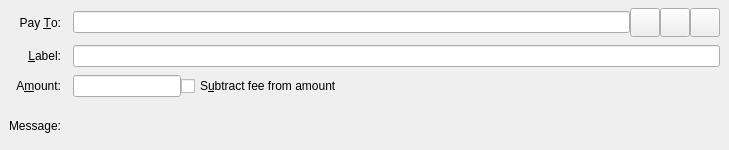
<?xml version="1.0" encoding="UTF-8"?>
<ui version="4.0">
 <class>SendCoinsEntry</class>
 <widget class="QStackedWidget" name="SendCoinsEntry">
  <property name="geometry">
   <rect>
    <x>0</x>
    <y>0</y>
    <width>729</width>
    <height>150</height>
   </rect>
  </property>
  <property name="focusPolicy">
   <enum>Qt::TabFocus</enum>
  </property>
  <property name="autoFillBackground">
   <bool>false</bool>
  </property>
  <widget class="QFrame" name="SendCoins">
   <property name="toolTip">
    <string>This is a normal payment.</string>
   </property>
   <property name="frameShape">
    <enum>QFrame::NoFrame</enum>
   </property>
   <layout class="QGridLayout" name="gridLayout">
    <property name="topMargin">
     <number>8</number>
    </property>
    <property name="bottomMargin">
     <number>4</number>
    </property>
    <property name="horizontalSpacing">
     <number>12</number>
    </property>
    <property name="verticalSpacing">
     <number>8</number>
    </property>
    <item row="2" column="1">
     <layout class="QHBoxLayout" name="horizontalLayoutAmount" stretch="0,1">
      <item>
       <widget class="RitoAmountField" name="payAmount"/>
      </item>
      <item>
       <widget class="QCheckBox" name="checkboxSubtractFeeFromAmount">
        <property name="toolTip">
         <string>The fee will be deducted from the amount being sent. The recipient will receive less ritos than you enter in the amount field. If multiple recipients are selected, the fee is split equally.</string>
        </property>
        <property name="text">
         <string>S&amp;ubtract fee from amount</string>
        </property>
       </widget>
      </item>
     </layout>
    </item>
    <item row="3" column="1">
     <widget class="QLabel" name="messageTextLabel">
      <property name="toolTip">
       <string>A message that was attached to the rito: URI which will be stored with the transaction for your reference. Note: This message will not be sent over the Rito network.</string>
      </property>
      <property name="textFormat">
       <enum>Qt::PlainText</enum>
      </property>
     </widget>
    </item>
    <item row="1" column="0">
     <widget class="QLabel" name="labellLabel">
      <property name="text">
       <string>&amp;Label:</string>
      </property>
      <property name="alignment">
       <set>Qt::AlignRight|Qt::AlignTrailing|Qt::AlignVCenter</set>
      </property>
      <property name="buddy">
       <cstring>addAsLabel</cstring>
      </property>
     </widget>
    </item>
    <item row="0" column="1">
     <layout class="QHBoxLayout" name="payToLayout">
      <property name="spacing">
       <number>0</number>
      </property>
      <item>
       <widget class="QValidatedLineEdit" name="payTo">
        <property name="toolTip">
         <string>The Rito address to send the payment to</string>
        </property>
       </widget>
      </item>
      <item>
       <widget class="QToolButton" name="addressBookButton">
        <property name="toolTip">
         <string>Choose previously used address</string>
        </property>
        <property name="text">
         <string/>
        </property>
        <property name="icon">
         <iconset resource="../rito.qrc">
          <normaloff>:/icons/address-book</normaloff>:/icons/address-book</iconset>
        </property>
        <property name="iconSize">
         <size>
          <width>22</width>
          <height>22</height>
         </size>
        </property>
        <property name="shortcut">
         <string>Alt+A</string>
        </property>
       </widget>
      </item>
      <item>
       <widget class="QToolButton" name="pasteButton">
        <property name="toolTip">
         <string>Paste address from clipboard</string>
        </property>
        <property name="text">
         <string/>
        </property>
        <property name="icon">
         <iconset resource="../rito.qrc">
          <normaloff>:/icons/editpaste</normaloff>:/icons/editpaste</iconset>
        </property>
        <property name="iconSize">
         <size>
          <width>22</width>
          <height>22</height>
         </size>
        </property>
        <property name="shortcut">
         <string>Alt+P</string>
        </property>
       </widget>
      </item>
      <item>
       <widget class="QToolButton" name="deleteButton">
        <property name="toolTip">
         <string>Remove this entry</string>
        </property>
        <property name="text">
         <string/>
        </property>
        <property name="icon">
         <iconset resource="../rito.qrc">
          <normaloff>:/icons/remove</normaloff>:/icons/remove</iconset>
        </property>
        <property name="iconSize">
         <size>
          <width>22</width>
          <height>22</height>
         </size>
        </property>
       </widget>
      </item>
     </layout>
    </item>
    <item row="2" column="0">
     <widget class="QLabel" name="amountLabel">
      <property name="text">
       <string>A&amp;mount:</string>
      </property>
      <property name="alignment">
       <set>Qt::AlignRight|Qt::AlignTrailing|Qt::AlignVCenter</set>
      </property>
      <property name="buddy">
       <cstring>payAmount</cstring>
      </property>
     </widget>
    </item>
    <item row="1" column="1">
     <widget class="QLineEdit" name="addAsLabel">
      <property name="toolTip">
       <string>Enter a label for this address to add it to the list of used addresses</string>
      </property>
     </widget>
    </item>
    <item row="3" column="0">
     <widget class="QLabel" name="messageLabel">
      <property name="text">
       <string>Message:</string>
      </property>
      <property name="alignment">
       <set>Qt::AlignRight|Qt::AlignTrailing|Qt::AlignVCenter</set>
      </property>
     </widget>
    </item>
    <item row="0" column="0">
     <widget class="QLabel" name="payToLabel">
      <property name="text">
       <string>Pay &amp;To:</string>
      </property>
      <property name="alignment">
       <set>Qt::AlignRight|Qt::AlignTrailing|Qt::AlignVCenter</set>
      </property>
      <property name="buddy">
       <cstring>payTo</cstring>
      </property>
     </widget>
    </item>
   </layout>
  </widget>
  <widget class="QFrame" name="SendCoins_UnauthenticatedPaymentRequest">
   <property name="palette">
    <palette>
     <active>
      <colorrole role="WindowText">
       <brush brushstyle="SolidPattern">
        <color alpha="255">
         <red>0</red>
         <green>0</green>
         <blue>0</blue>
        </color>
       </brush>
      </colorrole>
      <colorrole role="Button">
       <brush brushstyle="SolidPattern">
        <color alpha="255">
         <red>255</red>
         <green>255</green>
         <blue>127</blue>
        </color>
       </brush>
      </colorrole>
      <colorrole role="Light">
       <brush brushstyle="SolidPattern">
        <color alpha="255">
         <red>255</red>
         <green>255</green>
         <blue>255</blue>
        </color>
       </brush>
      </colorrole>
      <colorrole role="Midlight">
       <brush brushstyle="SolidPattern">
        <color alpha="255">
         <red>255</red>
         <green>255</green>
         <blue>191</blue>
        </color>
       </brush>
      </colorrole>
      <colorrole role="Dark">
       <brush brushstyle="SolidPattern">
        <color alpha="255">
         <red>127</red>
         <green>127</green>
         <blue>63</blue>
        </color>
       </brush>
      </colorrole>
      <colorrole role="Mid">
       <brush brushstyle="SolidPattern">
        <color alpha="255">
         <red>170</red>
         <green>170</green>
         <blue>84</blue>
        </color>
       </brush>
      </colorrole>
      <colorrole role="Text">
       <brush brushstyle="SolidPattern">
        <color alpha="255">
         <red>0</red>
         <green>0</green>
         <blue>0</blue>
        </color>
       </brush>
      </colorrole>
      <colorrole role="BrightText">
       <brush brushstyle="SolidPattern">
        <color alpha="255">
         <red>255</red>
         <green>255</green>
         <blue>255</blue>
        </color>
       </brush>
      </colorrole>
      <colorrole role="ButtonText">
       <brush brushstyle="SolidPattern">
        <color alpha="255">
         <red>0</red>
         <green>0</green>
         <blue>0</blue>
        </color>
       </brush>
      </colorrole>
      <colorrole role="Base">
       <brush brushstyle="SolidPattern">
        <color alpha="255">
         <red>255</red>
         <green>255</green>
         <blue>255</blue>
        </color>
       </brush>
      </colorrole>
      <colorrole role="Window">
       <brush brushstyle="SolidPattern">
        <color alpha="255">
         <red>255</red>
         <green>255</green>
         <blue>127</blue>
        </color>
       </brush>
      </colorrole>
      <colorrole role="Shadow">
       <brush brushstyle="SolidPattern">
        <color alpha="255">
         <red>0</red>
         <green>0</green>
         <blue>0</blue>
        </color>
       </brush>
      </colorrole>
      <colorrole role="AlternateBase">
       <brush brushstyle="SolidPattern">
        <color alpha="255">
         <red>255</red>
         <green>255</green>
         <blue>191</blue>
        </color>
       </brush>
      </colorrole>
      <colorrole role="ToolTipBase">
       <brush brushstyle="SolidPattern">
        <color alpha="255">
         <red>255</red>
         <green>255</green>
         <blue>220</blue>
        </color>
       </brush>
      </colorrole>
      <colorrole role="ToolTipText">
       <brush brushstyle="SolidPattern">
        <color alpha="255">
         <red>0</red>
         <green>0</green>
         <blue>0</blue>
        </color>
       </brush>
      </colorrole>
     </active>
     <inactive>
      <colorrole role="WindowText">
       <brush brushstyle="SolidPattern">
        <color alpha="255">
         <red>0</red>
         <green>0</green>
         <blue>0</blue>
        </color>
       </brush>
      </colorrole>
      <colorrole role="Button">
       <brush brushstyle="SolidPattern">
        <color alpha="255">
         <red>255</red>
         <green>255</green>
         <blue>127</blue>
        </color>
       </brush>
      </colorrole>
      <colorrole role="Light">
       <brush brushstyle="SolidPattern">
        <color alpha="255">
         <red>255</red>
         <green>255</green>
         <blue>255</blue>
        </color>
       </brush>
      </colorrole>
      <colorrole role="Midlight">
       <brush brushstyle="SolidPattern">
        <color alpha="255">
         <red>255</red>
         <green>255</green>
         <blue>191</blue>
        </color>
       </brush>
      </colorrole>
      <colorrole role="Dark">
       <brush brushstyle="SolidPattern">
        <color alpha="255">
         <red>127</red>
         <green>127</green>
         <blue>63</blue>
        </color>
       </brush>
      </colorrole>
      <colorrole role="Mid">
       <brush brushstyle="SolidPattern">
        <color alpha="255">
         <red>170</red>
         <green>170</green>
         <blue>84</blue>
        </color>
       </brush>
      </colorrole>
      <colorrole role="Text">
       <brush brushstyle="SolidPattern">
        <color alpha="255">
         <red>0</red>
         <green>0</green>
         <blue>0</blue>
        </color>
       </brush>
      </colorrole>
      <colorrole role="BrightText">
       <brush brushstyle="SolidPattern">
        <color alpha="255">
         <red>255</red>
         <green>255</green>
         <blue>255</blue>
        </color>
       </brush>
      </colorrole>
      <colorrole role="ButtonText">
       <brush brushstyle="SolidPattern">
        <color alpha="255">
         <red>0</red>
         <green>0</green>
         <blue>0</blue>
        </color>
       </brush>
      </colorrole>
      <colorrole role="Base">
       <brush brushstyle="SolidPattern">
        <color alpha="255">
         <red>255</red>
         <green>255</green>
         <blue>255</blue>
        </color>
       </brush>
      </colorrole>
      <colorrole role="Window">
       <brush brushstyle="SolidPattern">
        <color alpha="255">
         <red>255</red>
         <green>255</green>
         <blue>127</blue>
        </color>
       </brush>
      </colorrole>
      <colorrole role="Shadow">
       <brush brushstyle="SolidPattern">
        <color alpha="255">
         <red>0</red>
         <green>0</green>
         <blue>0</blue>
        </color>
       </brush>
      </colorrole>
      <colorrole role="AlternateBase">
       <brush brushstyle="SolidPattern">
        <color alpha="255">
         <red>255</red>
         <green>255</green>
         <blue>191</blue>
        </color>
       </brush>
      </colorrole>
      <colorrole role="ToolTipBase">
       <brush brushstyle="SolidPattern">
        <color alpha="255">
         <red>255</red>
         <green>255</green>
         <blue>220</blue>
        </color>
       </brush>
      </colorrole>
      <colorrole role="ToolTipText">
       <brush brushstyle="SolidPattern">
        <color alpha="255">
         <red>0</red>
         <green>0</green>
         <blue>0</blue>
        </color>
       </brush>
      </colorrole>
     </inactive>
     <disabled>
      <colorrole role="WindowText">
       <brush brushstyle="SolidPattern">
        <color alpha="255">
         <red>127</red>
         <green>127</green>
         <blue>63</blue>
        </color>
       </brush>
      </colorrole>
      <colorrole role="Button">
       <brush brushstyle="SolidPattern">
        <color alpha="255">
         <red>255</red>
         <green>255</green>
         <blue>127</blue>
        </color>
       </brush>
      </colorrole>
      <colorrole role="Light">
       <brush brushstyle="SolidPattern">
        <color alpha="255">
         <red>255</red>
         <green>255</green>
         <blue>255</blue>
        </color>
       </brush>
      </colorrole>
      <colorrole role="Midlight">
       <brush brushstyle="SolidPattern">
        <color alpha="255">
         <red>255</red>
         <green>255</green>
         <blue>191</blue>
        </color>
       </brush>
      </colorrole>
      <colorrole role="Dark">
       <brush brushstyle="SolidPattern">
        <color alpha="255">
         <red>127</red>
         <green>127</green>
         <blue>63</blue>
        </color>
       </brush>
      </colorrole>
      <colorrole role="Mid">
       <brush brushstyle="SolidPattern">
        <color alpha="255">
         <red>170</red>
         <green>170</green>
         <blue>84</blue>
        </color>
       </brush>
      </colorrole>
      <colorrole role="Text">
       <brush brushstyle="SolidPattern">
        <color alpha="255">
         <red>127</red>
         <green>127</green>
         <blue>63</blue>
        </color>
       </brush>
      </colorrole>
      <colorrole role="BrightText">
       <brush brushstyle="SolidPattern">
        <color alpha="255">
         <red>255</red>
         <green>255</green>
         <blue>255</blue>
        </color>
       </brush>
      </colorrole>
      <colorrole role="ButtonText">
       <brush brushstyle="SolidPattern">
        <color alpha="255">
         <red>127</red>
         <green>127</green>
         <blue>63</blue>
        </color>
       </brush>
      </colorrole>
      <colorrole role="Base">
       <brush brushstyle="SolidPattern">
        <color alpha="255">
         <red>255</red>
         <green>255</green>
         <blue>127</blue>
        </color>
       </brush>
      </colorrole>
      <colorrole role="Window">
       <brush brushstyle="SolidPattern">
        <color alpha="255">
         <red>255</red>
         <green>255</green>
         <blue>127</blue>
        </color>
       </brush>
      </colorrole>
      <colorrole role="Shadow">
       <brush brushstyle="SolidPattern">
        <color alpha="255">
         <red>0</red>
         <green>0</green>
         <blue>0</blue>
        </color>
       </brush>
      </colorrole>
      <colorrole role="AlternateBase">
       <brush brushstyle="SolidPattern">
        <color alpha="255">
         <red>255</red>
         <green>255</green>
         <blue>127</blue>
        </color>
       </brush>
      </colorrole>
      <colorrole role="ToolTipBase">
       <brush brushstyle="SolidPattern">
        <color alpha="255">
         <red>255</red>
         <green>255</green>
         <blue>220</blue>
        </color>
       </brush>
      </colorrole>
      <colorrole role="ToolTipText">
       <brush brushstyle="SolidPattern">
        <color alpha="255">
         <red>0</red>
         <green>0</green>
         <blue>0</blue>
        </color>
       </brush>
      </colorrole>
     </disabled>
    </palette>
   </property>
   <property name="toolTip">
    <string>This is an unauthenticated payment request.</string>
   </property>
   <property name="autoFillBackground">
    <bool>true</bool>
   </property>
   <property name="frameShape">
    <enum>QFrame::NoFrame</enum>
   </property>
   <layout class="QGridLayout" name="gridLayout_is">
    <property name="spacing">
     <number>12</number>
    </property>
    <item row="0" column="0">
     <widget class="QLabel" name="payToLabel_is">
      <property name="text">
       <string>Pay To:</string>
      </property>
      <property name="alignment">
       <set>Qt::AlignRight|Qt::AlignTrailing|Qt::AlignVCenter</set>
      </property>
     </widget>
    </item>
    <item row="0" column="1">
     <layout class="QHBoxLayout" name="payToLayout_is">
      <property name="spacing">
       <number>0</number>
      </property>
      <item>
       <widget class="QLabel" name="payTo_is"/>
      </item>
      <item>
       <widget class="QToolButton" name="deleteButton_is">
        <property name="toolTip">
         <string>Remove this entry</string>
        </property>
        <property name="text">
         <string/>
        </property>
        <property name="icon">
         <iconset resource="../rito.qrc">
          <normaloff>:/icons/remove</normaloff>:/icons/remove</iconset>
        </property>
       </widget>
      </item>
     </layout>
    </item>
    <item row="1" column="0">
     <widget class="QLabel" name="memoLabel_is">
      <property name="text">
       <string>Memo:</string>
      </property>
      <property name="alignment">
       <set>Qt::AlignRight|Qt::AlignTrailing|Qt::AlignVCenter</set>
      </property>
     </widget>
    </item>
    <item row="1" column="1">
     <widget class="QLabel" name="memoTextLabel_is">
      <property name="textFormat">
       <enum>Qt::PlainText</enum>
      </property>
     </widget>
    </item>
    <item row="2" column="0">
     <widget class="QLabel" name="amountLabel_is">
      <property name="text">
       <string>A&amp;mount:</string>
      </property>
      <property name="alignment">
       <set>Qt::AlignRight|Qt::AlignTrailing|Qt::AlignVCenter</set>
      </property>
      <property name="buddy">
       <cstring>payAmount_is</cstring>
      </property>
     </widget>
    </item>
    <item row="2" column="1">
     <widget class="RitoAmountField" name="payAmount_is">
      <property name="acceptDrops">
       <bool>false</bool>
      </property>
     </widget>
    </item>
   </layout>
  </widget>
  <widget class="QFrame" name="SendCoins_AuthenticatedPaymentRequest">
   <property name="palette">
    <palette>
     <active>
      <colorrole role="WindowText">
       <brush brushstyle="SolidPattern">
        <color alpha="255">
         <red>0</red>
         <green>0</green>
         <blue>0</blue>
        </color>
       </brush>
      </colorrole>
      <colorrole role="Button">
       <brush brushstyle="SolidPattern">
        <color alpha="255">
         <red>140</red>
         <green>232</green>
         <blue>119</blue>
        </color>
       </brush>
      </colorrole>
      <colorrole role="Light">
       <brush brushstyle="SolidPattern">
        <color alpha="255">
         <red>230</red>
         <green>255</green>
         <blue>224</blue>
        </color>
       </brush>
      </colorrole>
      <colorrole role="Midlight">
       <brush brushstyle="SolidPattern">
        <color alpha="255">
         <red>185</red>
         <green>243</green>
         <blue>171</blue>
        </color>
       </brush>
      </colorrole>
      <colorrole role="Dark">
       <brush brushstyle="SolidPattern">
        <color alpha="255">
         <red>70</red>
         <green>116</green>
         <blue>59</blue>
        </color>
       </brush>
      </colorrole>
      <colorrole role="Mid">
       <brush brushstyle="SolidPattern">
        <color alpha="255">
         <red>93</red>
         <green>155</green>
         <blue>79</blue>
        </color>
       </brush>
      </colorrole>
      <colorrole role="Text">
       <brush brushstyle="SolidPattern">
        <color alpha="255">
         <red>0</red>
         <green>0</green>
         <blue>0</blue>
        </color>
       </brush>
      </colorrole>
      <colorrole role="BrightText">
       <brush brushstyle="SolidPattern">
        <color alpha="255">
         <red>155</red>
         <green>255</green>
         <blue>147</blue>
        </color>
       </brush>
      </colorrole>
      <colorrole role="ButtonText">
       <brush brushstyle="SolidPattern">
        <color alpha="255">
         <red>0</red>
         <green>0</green>
         <blue>0</blue>
        </color>
       </brush>
      </colorrole>
      <colorrole role="Base">
       <brush brushstyle="SolidPattern">
        <color alpha="255">
         <red>119</red>
         <green>255</green>
         <blue>233</blue>
        </color>
       </brush>
      </colorrole>
      <colorrole role="Window">
       <brush brushstyle="SolidPattern">
        <color alpha="255">
         <red>140</red>
         <green>232</green>
         <blue>119</blue>
        </color>
       </brush>
      </colorrole>
      <colorrole role="Shadow">
       <brush brushstyle="SolidPattern">
        <color alpha="255">
         <red>0</red>
         <green>0</green>
         <blue>0</blue>
        </color>
       </brush>
      </colorrole>
      <colorrole role="AlternateBase">
       <brush brushstyle="SolidPattern">
        <color alpha="255">
         <red>197</red>
         <green>243</green>
         <blue>187</blue>
        </color>
       </brush>
      </colorrole>
      <colorrole role="NoRole">
       <brush brushstyle="SolidPattern">
        <color alpha="255">
         <red>125</red>
         <green>194</green>
         <blue>122</blue>
        </color>
       </brush>
      </colorrole>
      <colorrole role="ToolTipBase">
       <brush brushstyle="SolidPattern">
        <color alpha="255">
         <red>255</red>
         <green>255</green>
         <blue>220</blue>
        </color>
       </brush>
      </colorrole>
      <colorrole role="ToolTipText">
       <brush brushstyle="SolidPattern">
        <color alpha="255">
         <red>0</red>
         <green>0</green>
         <blue>0</blue>
        </color>
       </brush>
      </colorrole>
     </active>
     <inactive>
      <colorrole role="WindowText">
       <brush brushstyle="SolidPattern">
        <color alpha="255">
         <red>0</red>
         <green>0</green>
         <blue>0</blue>
        </color>
       </brush>
      </colorrole>
      <colorrole role="Button">
       <brush brushstyle="SolidPattern">
        <color alpha="255">
         <red>140</red>
         <green>232</green>
         <blue>119</blue>
        </color>
       </brush>
      </colorrole>
      <colorrole role="Light">
       <brush brushstyle="SolidPattern">
        <color alpha="255">
         <red>230</red>
         <green>255</green>
         <blue>224</blue>
        </color>
       </brush>
      </colorrole>
      <colorrole role="Midlight">
       <brush brushstyle="SolidPattern">
        <color alpha="255">
         <red>185</red>
         <green>243</green>
         <blue>171</blue>
        </color>
       </brush>
      </colorrole>
      <colorrole role="Dark">
       <brush brushstyle="SolidPattern">
        <color alpha="255">
         <red>70</red>
         <green>116</green>
         <blue>59</blue>
        </color>
       </brush>
      </colorrole>
      <colorrole role="Mid">
       <brush brushstyle="SolidPattern">
        <color alpha="255">
         <red>93</red>
         <green>155</green>
         <blue>79</blue>
        </color>
       </brush>
      </colorrole>
      <colorrole role="Text">
       <brush brushstyle="SolidPattern">
        <color alpha="255">
         <red>0</red>
         <green>0</green>
         <blue>0</blue>
        </color>
       </brush>
      </colorrole>
      <colorrole role="BrightText">
       <brush brushstyle="SolidPattern">
        <color alpha="255">
         <red>155</red>
         <green>255</green>
         <blue>147</blue>
        </color>
       </brush>
      </colorrole>
      <colorrole role="ButtonText">
       <brush brushstyle="SolidPattern">
        <color alpha="255">
         <red>0</red>
         <green>0</green>
         <blue>0</blue>
        </color>
       </brush>
      </colorrole>
      <colorrole role="Base">
       <brush brushstyle="SolidPattern">
        <color alpha="255">
         <red>119</red>
         <green>255</green>
         <blue>233</blue>
        </color>
       </brush>
      </colorrole>
      <colorrole role="Window">
       <brush brushstyle="SolidPattern">
        <color alpha="255">
         <red>140</red>
         <green>232</green>
         <blue>119</blue>
        </color>
       </brush>
      </colorrole>
      <colorrole role="Shadow">
       <brush brushstyle="SolidPattern">
        <color alpha="255">
         <red>0</red>
         <green>0</green>
         <blue>0</blue>
        </color>
       </brush>
      </colorrole>
      <colorrole role="AlternateBase">
       <brush brushstyle="SolidPattern">
        <color alpha="255">
         <red>197</red>
         <green>243</green>
         <blue>187</blue>
        </color>
       </brush>
      </colorrole>
      <colorrole role="NoRole">
       <brush brushstyle="SolidPattern">
        <color alpha="255">
         <red>125</red>
         <green>194</green>
         <blue>122</blue>
        </color>
       </brush>
      </colorrole>
      <colorrole role="ToolTipBase">
       <brush brushstyle="SolidPattern">
        <color alpha="255">
         <red>255</red>
         <green>255</green>
         <blue>220</blue>
        </color>
       </brush>
      </colorrole>
      <colorrole role="ToolTipText">
       <brush brushstyle="SolidPattern">
        <color alpha="255">
         <red>0</red>
         <green>0</green>
         <blue>0</blue>
        </color>
       </brush>
      </colorrole>
     </inactive>
     <disabled>
      <colorrole role="WindowText">
       <brush brushstyle="SolidPattern">
        <color alpha="255">
         <red>70</red>
         <green>116</green>
         <blue>59</blue>
        </color>
       </brush>
      </colorrole>
      <colorrole role="Button">
       <brush brushstyle="SolidPattern">
        <color alpha="255">
         <red>140</red>
         <green>232</green>
         <blue>119</blue>
        </color>
       </brush>
      </colorrole>
      <colorrole role="Light">
       <brush brushstyle="SolidPattern">
        <color alpha="255">
         <red>230</red>
         <green>255</green>
         <blue>224</blue>
        </color>
       </brush>
      </colorrole>
      <colorrole role="Midlight">
       <brush brushstyle="SolidPattern">
        <color alpha="255">
         <red>185</red>
         <green>243</green>
         <blue>171</blue>
        </color>
       </brush>
      </colorrole>
      <colorrole role="Dark">
       <brush brushstyle="SolidPattern">
        <color alpha="255">
         <red>70</red>
         <green>116</green>
         <blue>59</blue>
        </color>
       </brush>
      </colorrole>
      <colorrole role="Mid">
       <brush brushstyle="SolidPattern">
        <color alpha="255">
         <red>93</red>
         <green>155</green>
         <blue>79</blue>
        </color>
       </brush>
      </colorrole>
      <colorrole role="Text">
       <brush brushstyle="SolidPattern">
        <color alpha="255">
         <red>70</red>
         <green>116</green>
         <blue>59</blue>
        </color>
       </brush>
      </colorrole>
      <colorrole role="BrightText">
       <brush brushstyle="SolidPattern">
        <color alpha="255">
         <red>155</red>
         <green>255</green>
         <blue>147</blue>
        </color>
       </brush>
      </colorrole>
      <colorrole role="ButtonText">
       <brush brushstyle="SolidPattern">
        <color alpha="255">
         <red>70</red>
         <green>116</green>
         <blue>59</blue>
        </color>
       </brush>
      </colorrole>
      <colorrole role="Base">
       <brush brushstyle="SolidPattern">
        <color alpha="255">
         <red>140</red>
         <green>232</green>
         <blue>119</blue>
        </color>
       </brush>
      </colorrole>
      <colorrole role="Window">
       <brush brushstyle="SolidPattern">
        <color alpha="255">
         <red>140</red>
         <green>232</green>
         <blue>119</blue>
        </color>
       </brush>
      </colorrole>
      <colorrole role="Shadow">
       <brush brushstyle="SolidPattern">
        <color alpha="255">
         <red>0</red>
         <green>0</green>
         <blue>0</blue>
        </color>
       </brush>
      </colorrole>
      <colorrole role="AlternateBase">
       <brush brushstyle="SolidPattern">
        <color alpha="255">
         <red>140</red>
         <green>232</green>
         <blue>119</blue>
        </color>
       </brush>
      </colorrole>
      <colorrole role="NoRole">
       <brush brushstyle="SolidPattern">
        <color alpha="255">
         <red>125</red>
         <green>194</green>
         <blue>122</blue>
        </color>
       </brush>
      </colorrole>
      <colorrole role="ToolTipBase">
       <brush brushstyle="SolidPattern">
        <color alpha="255">
         <red>255</red>
         <green>255</green>
         <blue>220</blue>
        </color>
       </brush>
      </colorrole>
      <colorrole role="ToolTipText">
       <brush brushstyle="SolidPattern">
        <color alpha="255">
         <red>0</red>
         <green>0</green>
         <blue>0</blue>
        </color>
       </brush>
      </colorrole>
     </disabled>
    </palette>
   </property>
   <property name="toolTip">
    <string>This is an authenticated payment request.</string>
   </property>
   <property name="autoFillBackground">
    <bool>true</bool>
   </property>
   <property name="frameShape">
    <enum>QFrame::NoFrame</enum>
   </property>
   <layout class="QGridLayout" name="gridLayout_s">
    <property name="spacing">
     <number>12</number>
    </property>
    <item row="0" column="0">
     <widget class="QLabel" name="payToLabel_s">
      <property name="text">
       <string>Pay To:</string>
      </property>
      <property name="alignment">
       <set>Qt::AlignRight|Qt::AlignTrailing|Qt::AlignVCenter</set>
      </property>
     </widget>
    </item>
    <item row="0" column="1">
     <layout class="QHBoxLayout" name="payToLayout_s">
      <property name="spacing">
       <number>0</number>
      </property>
      <item>
       <widget class="QLabel" name="payTo_s">
        <property name="textFormat">
         <enum>Qt::PlainText</enum>
        </property>
       </widget>
      </item>
      <item>
       <widget class="QToolButton" name="deleteButton_s">
        <property name="toolTip">
         <string>Remove this entry</string>
        </property>
        <property name="text">
         <string/>
        </property>
        <property name="icon">
         <iconset resource="../rito.qrc">
          <normaloff>:/icons/remove</normaloff>:/icons/remove</iconset>
        </property>
       </widget>
      </item>
     </layout>
    </item>
    <item row="1" column="0">
     <widget class="QLabel" name="memoLabel_s">
      <property name="text">
       <string>Memo:</string>
      </property>
      <property name="alignment">
       <set>Qt::AlignRight|Qt::AlignTrailing|Qt::AlignVCenter</set>
      </property>
     </widget>
    </item>
    <item row="1" column="1">
     <widget class="QLabel" name="memoTextLabel_s">
      <property name="textFormat">
       <enum>Qt::PlainText</enum>
      </property>
     </widget>
    </item>
    <item row="2" column="0">
     <widget class="QLabel" name="amountLabel_s">
      <property name="text">
       <string>A&amp;mount:</string>
      </property>
      <property name="alignment">
       <set>Qt::AlignRight|Qt::AlignTrailing|Qt::AlignVCenter</set>
      </property>
      <property name="buddy">
       <cstring>payAmount_s</cstring>
      </property>
     </widget>
    </item>
    <item row="2" column="1">
     <widget class="RitoAmountField" name="payAmount_s">
      <property name="acceptDrops">
       <bool>false</bool>
      </property>
     </widget>
    </item>
   </layout>
  </widget>
 </widget>
 <customwidgets>
  <customwidget>
   <class>QValidatedLineEdit</class>
   <extends>QLineEdit</extends>
   <header>qvalidatedlineedit.h</header>
  </customwidget>
  <customwidget>
   <class>RitoAmountField</class>
   <extends>QLineEdit</extends>
   <header>ritoamountfield.h</header>
   <container>1</container>
  </customwidget>
 </customwidgets>
 <tabstops>
  <tabstop>payTo</tabstop>
  <tabstop>addressBookButton</tabstop>
  <tabstop>pasteButton</tabstop>
  <tabstop>deleteButton</tabstop>
  <tabstop>addAsLabel</tabstop>
  <tabstop>payAmount</tabstop>
  <tabstop>payAmount_is</tabstop>
  <tabstop>deleteButton_is</tabstop>
  <tabstop>payAmount_s</tabstop>
  <tabstop>deleteButton_s</tabstop>
 </tabstops>
 <resources>
  <include location="../rito.qrc"/>
 </resources>
 <connections/>
</ui>
